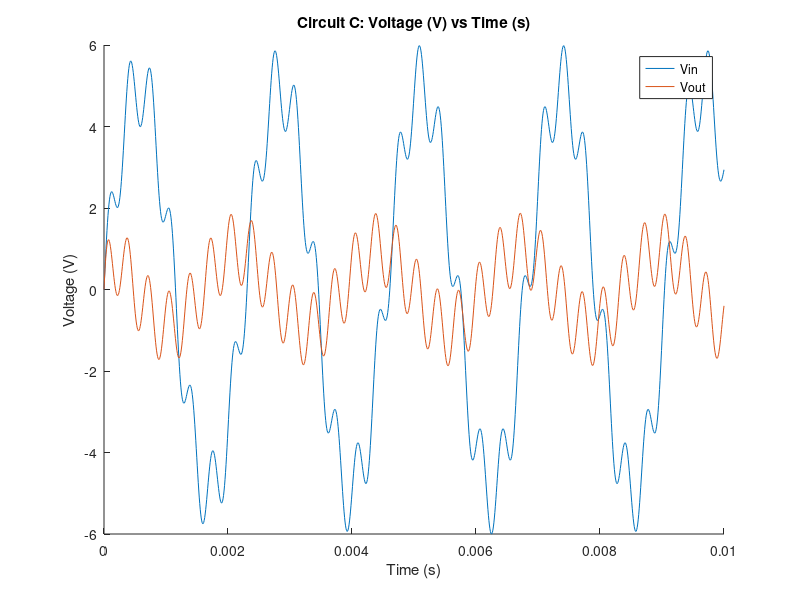
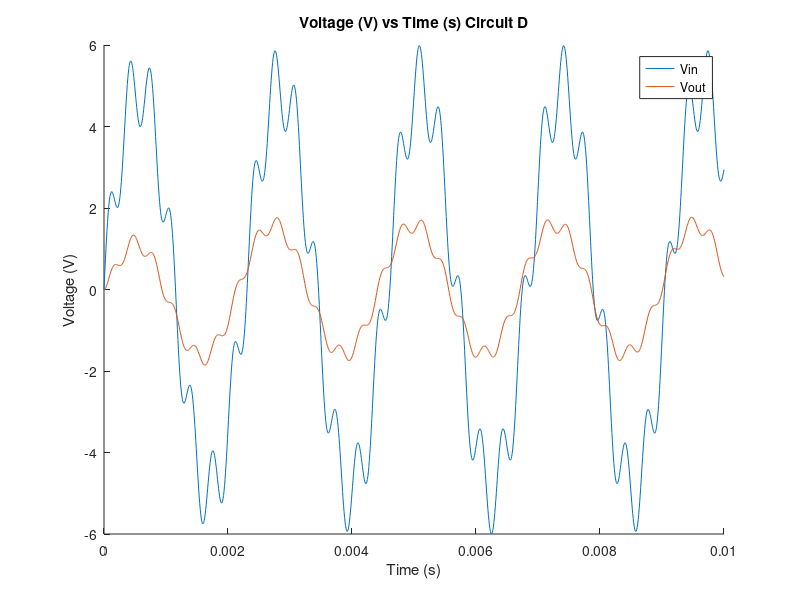
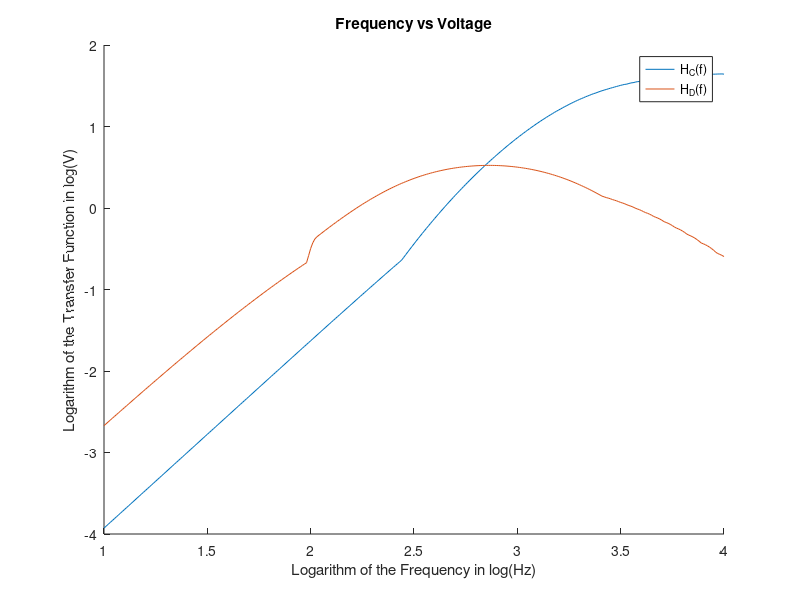

These figures' MATLAB source, in order:
%% Part 3: Cascaded circuits

clear all;
close all;

%% Circuit C
t = 0.01;    % Total time simulation runs for, as seen in Figure 7. 
h = 8e-6;    % Sample rate in seconds per second; this is the same rate from Part 1.
C = 0.68e-6; % C_1 = C_2 = C_3 = 0.68 microF. 
R = 330;     % R_1 = R_2 = R_4 = 330 Ohms
f1 = 440;    % 440 Hz
f2 = 3000;   % 3k Hz

timesteps = 0:h:t;

AC = [ 1 -1 -1  0  0  0; % i_1 - i_2 - i_3 = 0     Equation 15
       0  0  0  1  0  0; % V_in = V_in,k           Equation 19
       0  0  0  1 -1  0; % V_in - V_1 = V_c1,k     Equation 20
       0  0  0  0  1 -1; % V_1 - V_out = V_c3,k    Equation 21
       0  R  0  0 -1  0; % R_2 * i_2 - V_1 = 0     Equation 17
       0  0  R  0  0 -1; % R_4 * i_3 - V_out = 0   Equation 18
     ];

% The voltages we're tracking. 
Vc1  = zeros(1, length(timesteps));
Vc3  = zeros(1, length(timesteps));
Vout = zeros(1, length(timesteps));
Vin  = 5 * sin(2 * pi * f1 * timesteps) + sin(2 * pi * f2 * timesteps); % Equation 26.

for k = 1:length(timesteps)
    % Solve the circuit. 
    x = linsolve(AC, [0, Vin(k), Vc1(k), Vc3(k), 0, 0]');
    Vout(k) = x(6);
    
    % Update Equations
    Vc1(k+1) = (x(4) - x(5)) + (h / C) * x(1); % Equation 24
    Vc3(k+1) =        Vc3(k) + (h / C) * x(3); % Equation 25
end

figure;
hold on;
plot(timesteps, Vin);
plot(timesteps, Vout);
hold off;
legend("Vin", "Vout", "location", "best");

xlabel("Time (s)");
ylabel("Voltage (V)");
title("Circuit C: Voltage (V) vs Time (s)");

%% Circuit D

AD = [  1 -1 -1  0  0  0;
       -R  0  0  1 -1  0;
        0  0  R  0  0 -1;
        0  0  0  1  0  0;
        0  0  0  0  1  0;
        0  0 -R  0  1  0;
     ];

% The voltages we're tracking. 
Vc2  = zeros(1, length(timesteps));
Vc3  = zeros(1, length(timesteps));
Vout = zeros(1, length(timesteps));
Vin  = 5 * sin(2 * pi * f1 * timesteps) + sin(2 * pi * f2 * timesteps); % Equation 26.

% These could either be scalar or vector, as the values are tossed between
% each iteration of the loop. 

for k = 1:length(timesteps)
    % Solve the circuit. 
    x = linsolve(AD, [0, 0, 0, Vin(k), Vc2(k), Vc3(k)]');
    Vc2(k+1) = Vc2(k) + (h / C) * x(2); % Equation 24
    Vc3(k+1) = Vc3(k) + (h / C) * x(3); % Equation 25
end

Vout = Vc2 - Vc3;

figure;
hold on;
plot(timesteps, Vin);
plot(timesteps, Vout(1:end-1));
hold off;
legend("Vin", "Vout", "location", "best");

xlabel("Time (s)");
ylabel("Voltage (V)");
title("Voltage (V) vs Time (s) Circuit D");

%% Transfer Functions
% notice that 10 is 10^1 and 10k is 10^4. |powers| is log(10) .. log(10k)
% with steps in logarithmic units. 
powers = 1:0.01:4;

Vc1_C  = zeros(1, length(timesteps));
Vc3_C  = zeros(1, length(timesteps));
Vc2_D  = zeros(1, length(timesteps));
Vc3_D  = zeros(1, length(timesteps));
Vout_C = zeros(1, length(timesteps));
Vout_D = zeros(1, length(timesteps));

for p = 1:length(powers)
    % we're using 10^powers(p) to decode the frequency.
    Vin = 5 * sin(2 * pi * 10^powers(p) * [0:length(timesteps)] * h);
    
    % Update function
    for k = 1:length(timesteps)
        x_C = linsolve(AC, [0, Vin(k), Vc1_C(k), Vc3_C(k), 0, 0]');
        x_D = linsolve(AD, [0, 0, 0, Vin(k), Vc2_D(k), Vc3_D(k)]');
        
        Vc1_C(k+1) = Vc1_C(k) + (h / C) * x_C(1);
        Vc3_C(k+1) = Vc3_C(k) + (h / C) * x_C(3);
        Vc2_D(k+1) = Vc2_D(k) + (h / C) * x_D(2);
        Vc3_D(k+1) = Vc3_D(k) + (h / C) * x_D(3);
    end
    
    HC(p) = max(Vin - Vc1_C - Vc3_C);
    HD(p) = max(Vc2_D - Vc3_D);
end

figure;
hold on;
plot(powers, log(HC));
plot(powers, log(HD));
hold off;
legend("H_C(f)", "H_D(f)");
xlabel("Logarithm of the Frequency in log(Hz)");
ylabel("Logarithm of the Transfer Function in log(V)");
title("Frequency vs Voltage");